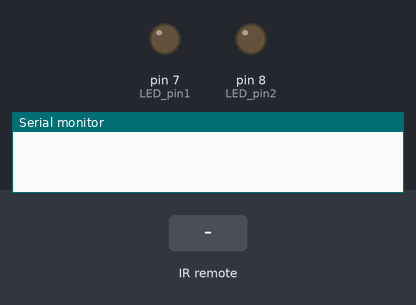
A sketch run on a simulated Arduino Uno, built with avr-gcc and run on an emulated ATmega328P. On the bench: output pins drawn as LEDs (lit = HIGH), the last lines printed to the serial monitor. The inputs (shaded band) are chosen by the test bench.

Above: at 1.2 s.
1.3 s: infrared code 0xFFA25D received
At 2.4 s:
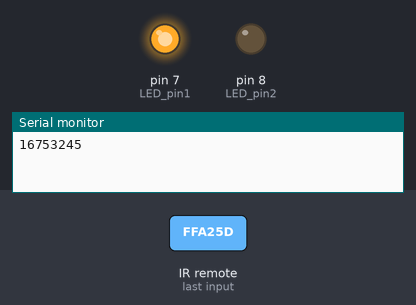
2.8 s: infrared code 0xFF22DD received
At 3.6 s:
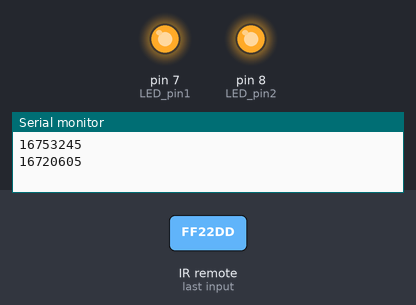
4.3 s: infrared code 0xFFE21D received
At 4.7 s:
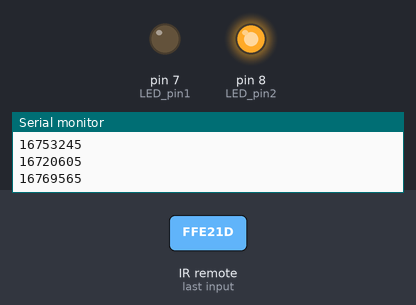
5.8 s: infrared code 0xFFC23D received
At 7.1 s:
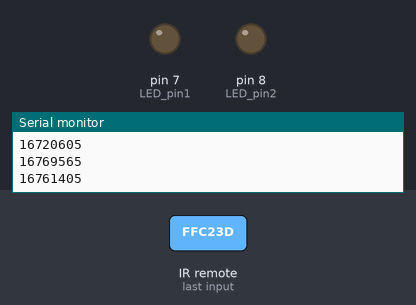
Timing chart, 0 to 8.3 s (numbered marks = the images above; inputs shaded):
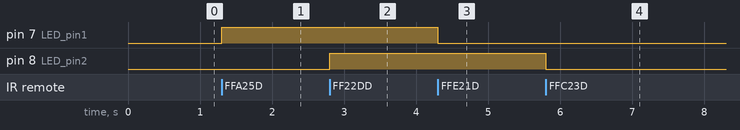

Measured:
- after the input at 1.3 s, pin 7 (LED_pin1): LOW → HIGH at once
- after the input at 2.8 s, pin 8 (LED_pin2): LOW → HIGH at once
- after the input at 4.3 s, pin 7 (LED_pin1): HIGH → LOW at once
- after the input at 5.8 s, pin 8 (LED_pin2): HIGH → LOW at once

The sketch:

IR_LED.ino
```cpp
#include <IRremote.h>

int RECV_PIN = 11; // IR 수신기 D11에 연결
int LED_pin1 = 7; // led 연결
int LED_pin2 = 8;

IRrecv irrecv(RECV_PIN); // IR리모콘 사용을 위한 클래스 생성
decode_results decodedSignal; // IR리모콘으로부터 받은 데이터
void setup() {
Serial.begin(9600); // 시리얼 통신 시작
irrecv.enableIRIn(); // 리모콘 수신 시작
pinMode(LED_pin1, OUTPUT); // led 출력모드로 설정
pinMode(LED_pin2, OUTPUT);
}
void loop() {
if (irrecv.decode(&decodedSignal) == true){ // IR 수신값이 있는지 판단.
    Serial.println(decodedSignal.value);

    switch (decodedSignal.value) {
      // 리모콘의 ch-버튼이 눌리면 LED 1 ON
      case 0xFFA25D: digitalWrite(LED_pin1, HIGH); break;
      // 리모콘의 ch+버튼이 눌리면 LED 1 OFF
      case 0xFFE21D: digitalWrite(LED_pin1, LOW); break;
      // 리모콘의 prev버튼이 눌리면 LED 2 ON
      case 0xFF22DD: digitalWrite(LED_pin2, HIGH); break;
      // 리모콘의 play버튼이 눌리면 LED 2 OFF
      case 0xFFC23D: digitalWrite(LED_pin2, LOW); break;
    }
    irrecv.resume();  // IR 다음 데이터 수신
}
}
```
